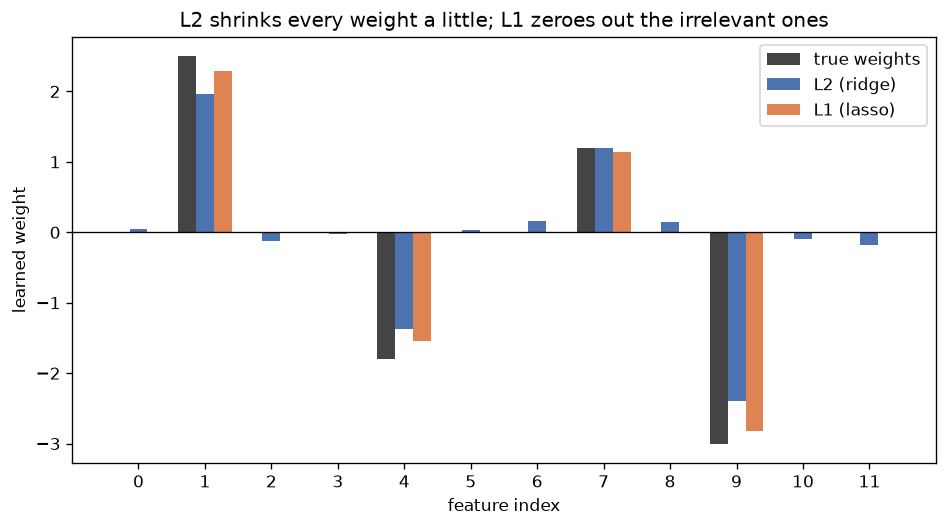

Reproduce this figure in Python.
"""
Day 118 - Consolidation Phase 3: L1 vs L2 regularization geometry.

Fits the same sparse linear regression problem with an L2 (ridge) penalty
and an L1 (lasso, via subgradient) penalty, then shows the learned weight
vectors against the true sparse weights. L2 shrinks every weight a little;
L1 drives the irrelevant ones to exactly zero.
"""
import numpy as np
import matplotlib.pyplot as plt

np.random.seed(42)

# --- Synthetic sparse-signal regression problem (< 100 points) ---
n_samples, n_features = 60, 12
X = np.random.randn(n_samples, n_features)
w_true = np.zeros(n_features)
active = [1, 4, 7, 9]  # only 4 of 12 features actually matter
w_true[active] = np.array([2.5, -1.8, 1.2, -3.0])
noise = 0.3 * np.random.randn(n_samples)
y = X @ w_true + noise


def fit(penalty, lam=0.15, lr=0.05, epochs=2000):
    w = np.zeros(n_features)
    for _ in range(epochs):
        residual = X @ w - y
        grad = X.T @ residual / n_samples
        if penalty == "l2":
            grad += lam * w
        elif penalty == "l1":
            grad += lam * np.sign(w)
        w -= lr * grad
    return w


w_l2 = fit("l2")
w_l1 = fit("l1")

# --- Plot: true vs L2 vs L1 weight vectors, side by side ---
idx = np.arange(n_features)
width = 0.27

fig, ax = plt.subplots(figsize=(8, 4.5))
ax.bar(idx - width, w_true, width, label="true weights", color="#444444")
ax.bar(idx, w_l2, width, label="L2 (ridge)", color="#4C72B0")
ax.bar(idx + width, w_l1, width, label="L1 (lasso)", color="#DD8452")

ax.axhline(0, color="black", linewidth=0.8)
ax.set_xticks(idx)
ax.set_xlabel("feature index")
ax.set_ylabel("learned weight")
ax.set_title("L2 shrinks every weight a little; L1 zeroes out the irrelevant ones")
ax.legend()
fig.tight_layout()
fig.savefig("graph_DAY_118.png", dpi=120, bbox_inches="tight")

n_l1_zero = np.sum(np.abs(w_l1) < 1e-2)
n_l2_zero = np.sum(np.abs(w_l2) < 1e-2)
print(f"Near-zero weights -> L1: {n_l1_zero}/{n_features}, L2: {n_l2_zero}/{n_features}")
